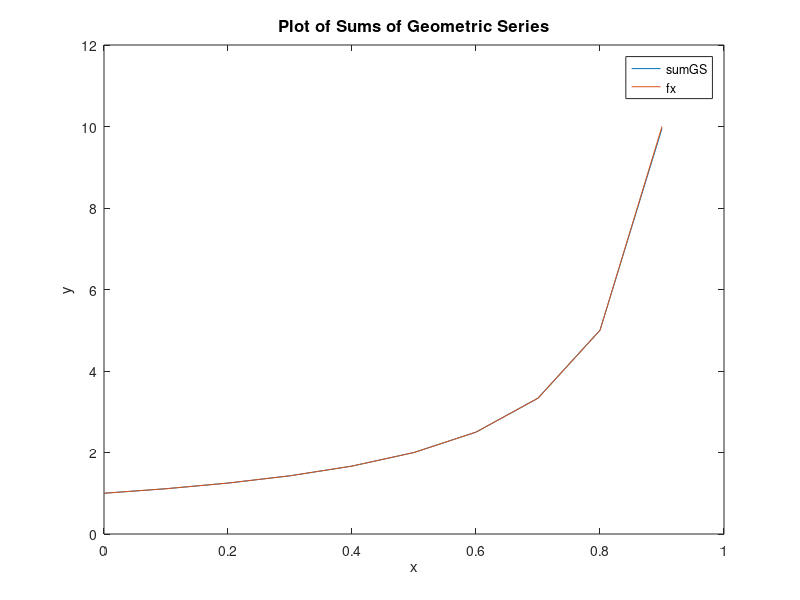

Here is the MATLAB script that generated this plot:
clc

%creates a graph of the sums of each geometric series using an N value

N = 50;  %to whatever N power. I used 50.
x = (0:0.1:0.9)'; %x-values.
sumGS = zeros(1,length(x))'; %initialize a sum vector.
fx = zeros(1, length(x))'; %initialize fx vector.
for i = 1:(length(x))
    for j = 0:N
        sumGS(i) = sumGS(i)+ x(i).^(j);
    end
    fx(i) = (1-x(i))^(-1); 
end

plot(x,sumGS,x,fx)
xlabel('x')
ylabel('y')
title('Plot of Sums of Geometric Series','FontSize',12)
legend('sumGS','fx')

